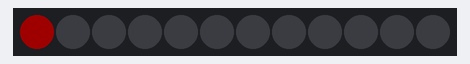
A sketch run on a simulated Arduino Uno, built with avr-gcc and run on an emulated ATmega328P. Parts: 12 RGB LEDs in strip order, left to right. Dim RGB values are drawn brighter than linear.

Above: at 0.1 s.
At 0.7 s:
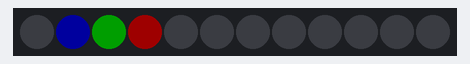
At 1.3 s:
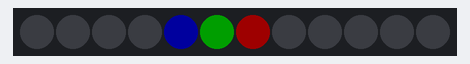
At 1.7 s:
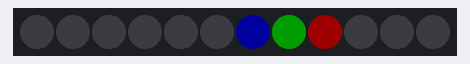
At 2.31 s:
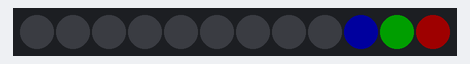
At 2.71 s:
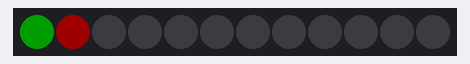

Measured:
- by itself, everything shown: repeats every 2.4 s, in 12 steps

The sketch:

pixelring.ino
```cpp
#include <Adafruit_NeoPixel.h>


#define PIN 15
#define NUMPIXEL 12
#define delaycol 200

Adafruit_NeoPixel strip = Adafruit_NeoPixel( NUMPIXEL, PIN, NEO_GRB + NEO_KHZ800);


void setup() {

  strip.begin();
  strip.setBrightness(30);
  strip.show();
}

void loop() {

  for(int p=0 ; p < NUMPIXEL ; p++ ){
      strip.setPixelColor(p, strip.Color(255,0,0));
      strip.setPixelColor((p-1), strip.Color(0,255,0));
      strip.setPixelColor((p-2), strip.Color(0,0,255));
      strip.setPixelColor((p-3),0);
      strip.show();
      delay(delaycol);
    }

  for(int p=0 ; p < NUMPIXEL ; p++ ){
    strip.setPixelColor(p,0);
    strip.show();
  }
}
```
